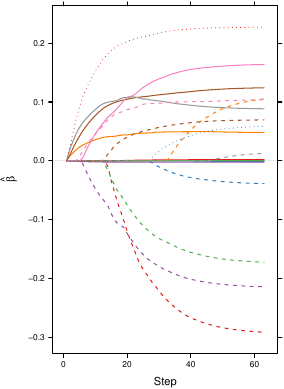

The script that saved this image:
library(SLOPE)
library(directlabels)
library(tactile)

fit <- SLOPE(as.matrix(heart$x), heart$y, q = 0.2, path_length = 100)

pdf("figures/slope-path.pdf", width = 3, height = 4)
trellis.par.set(tactile::tactile.theme(c(8, 4)))
plot(fit, auto.key = FALSE, x_variable = "step")
dev.off()

knitr::plot_crop("figures/slope-path.pdf")
